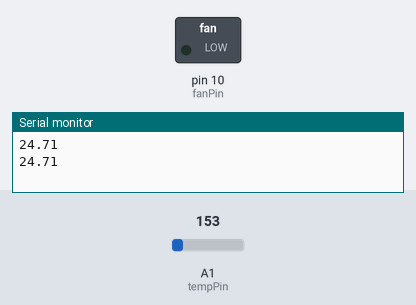
This sketch was run on a simulated Arduino Uno, built with avr-gcc and run on an emulated ATmega328P. On the bench: switched loads named in the sketch (green lamp = pin HIGH), the last lines printed to the serial monitor. The test bench sets the inputs (shaded band); at power-on: A1 (tempPin) = 153.

Above: at 1.8 s.
1.9 s: A1 (tempPin) set to 173
At 2.9 s:
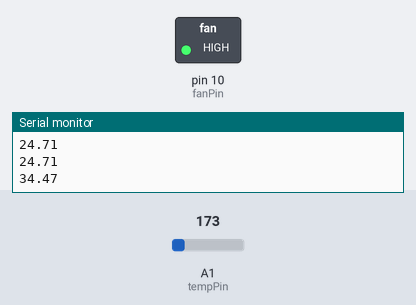
3.5 s: A1 (tempPin) set to 133
At 4.5 s:
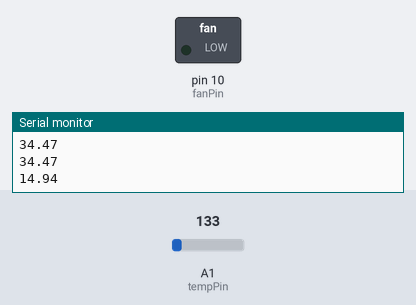
5.5 s: A1 (tempPin) set to 165
At 7.3 s:
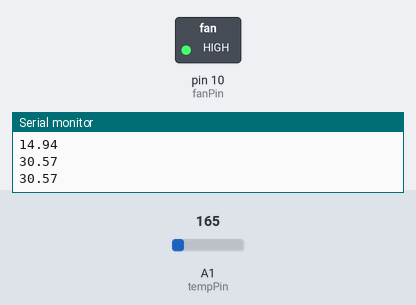
Timing chart, 0 to 8.8 s (numbered marks = the images above; inputs shaded):
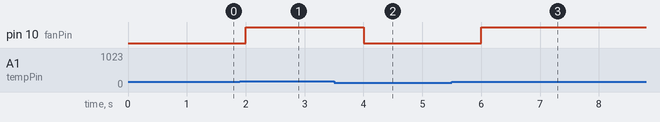

The sketch:

Task2_Code.ino
```cpp
int tempPin = A1; // TMP36 connected to analog pin A1
int fanPin = 10;  // Fan connected to digital pin 10
float tempC;      // Variable to store temperature in Celsius

void setup()
{
    pinMode(fanPin, OUTPUT);
    Serial.begin(9600); // For debugging
}

void loop()
{
    int tempValue = analogRead(tempPin);              // Read TMP36 value
    tempC = (tempValue * 5.0 / 1024.0 - 0.5) * 100.0; // Convert to Celsius
    Serial.println(tempC);                            // Print temperature for debugging

    if (tempC > 30)
    {
        digitalWrite(fanPin, HIGH); // Turn on fan if temperature > 30°C
    }
    else if (tempC < 25)
    {
        digitalWrite(fanPin, LOW); // Turn off fan if temperature < 25°C
    }
    delay(1000); // Delay for stability
}
```

Measured:
- the behaviour switches between 163 and 164 on A1 (tempPin) (found by bisection; images 0 and 1)
- after the input at 1.9 s, pin 10 (fanPin): LOW → HIGH after 0.10 s
- after the input at 3.5 s, pin 10 (fanPin): HIGH → LOW after 0.50 s
- after the input at 5.5 s, pin 10 (fanPin): LOW → HIGH after 0.50 s
